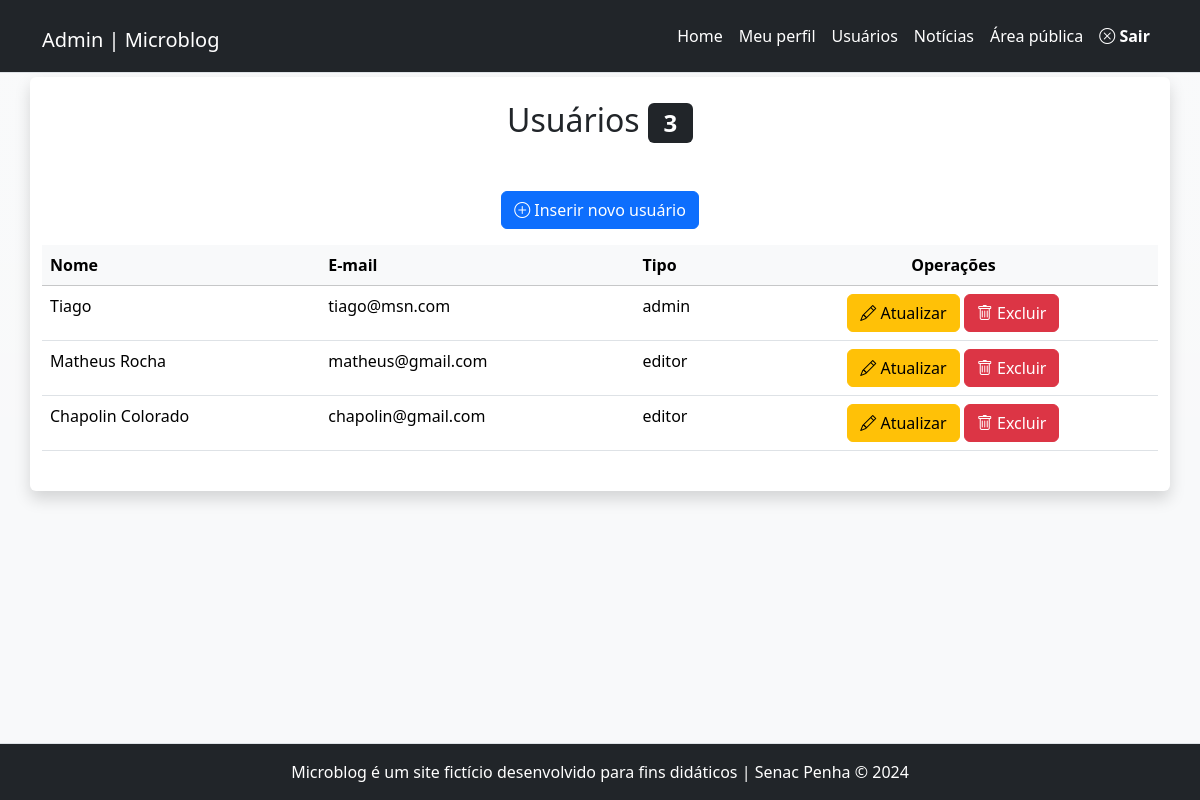
The page /admin/usuarios.php (signed in) on the database as committed earlier.
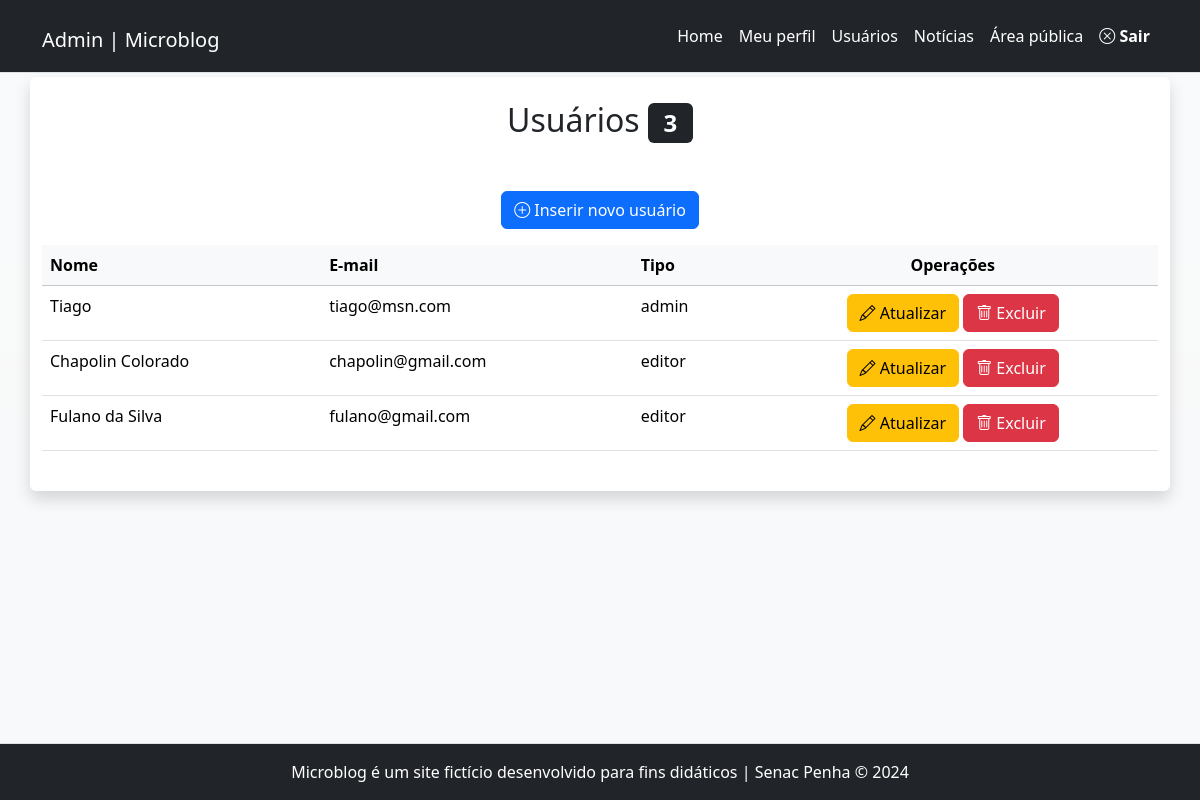
The same page on the database as committed later.
### tables this page shows
CREATE TABLE `usuarios` (
  `id` int(11) NOT NULL,
  `nome` varchar(45) NOT NULL,
  `email` varchar(45) NOT NULL,
  `senha` varchar(255) NOT NULL,
  `tipo` enum('admin','editor') NOT NULL
);

### includes/funcoes-usuarios.php (called while the page is built, shortened)
<?php
function executarQuery($conexao, $sql){
    $consulta = mysqli_query($conexao, $sql) or die(mysqli_error($conexao));
    return $consulta;
}
function listarUsuarios($conexao){
    $sql = "SELECT nome, email, tipo, id FROM usuarios";
    $resultado = executarQuery($conexao, $sql);
    return mysqli_fetch_all($resultado, MYSQLI_ASSOC);
}

### admin/usuarios.php (the view, shortened to what this page needs)
<?php
require "../includes/cabecalho-admin.php";
require "../includes/funcoes-usuarios.php";
$listaDeUsuarios = listarUsuarios($conexao);
?>
<div class="row">
	<article class="col-12 bg-white rounded shadow my-1 py-4">
		<h2 class="text-center">
		Usuários <span class="badge bg-dark">
			<?=count($listaDeUsuarios)?> </span>
		</h2>
		<p class="text-center mt-5">
			<a class="btn btn-primary" href="usuario-insere.php">
			<i class="bi bi-plus-circle"></i>
			Inserir novo usuário</a>
		</p>
		<div class="table-responsive">
			<table class="table table-hover">
				<thead class="table-light">
					<tr>
						<th>Nome</th>
						<th>E-mail</th>
						<th>Tipo</th>
						<th class="text-center">Operações</th>
					</tr>
				</thead>
				<tbody>
<?php foreach( $listaDeUsuarios as $usuario ) { ?>
					<tr>
						<td> <?=$usuario['nome']?> </td>
						<td> <?=$usuario['email']?> </td>
						<td> <?=$usuario['tipo']?> </td>
						<td class="text-center">
							<a class="btn btn-warning"
							href="usuario-atualiza.php?id=<?=$usuario['id']?>">
							<i class="bi bi-pencil"></i> Atualizar
							</a>
							<a class="btn btn-danger excluir"
							href="usuario-exclui.php?id=<?=$usuario['id']?>">
							<i class="bi bi-trash"></i> Excluir
							</a>
						</td>
					</tr>
<?php } ?>
				</tbody>
			</table>
	</div>
	</article>
</div>
<?php
require "../includes/rodape-admin.php";
?>

Rows that differ between the two databases and show on the page:
removed usuarios: nome "Matheus Rocha", email "matheus@gmail.com", tipo "editor"
added usuarios: nome "Fulano da Silva", email "fulano@gmail.com", tipo "editor"
